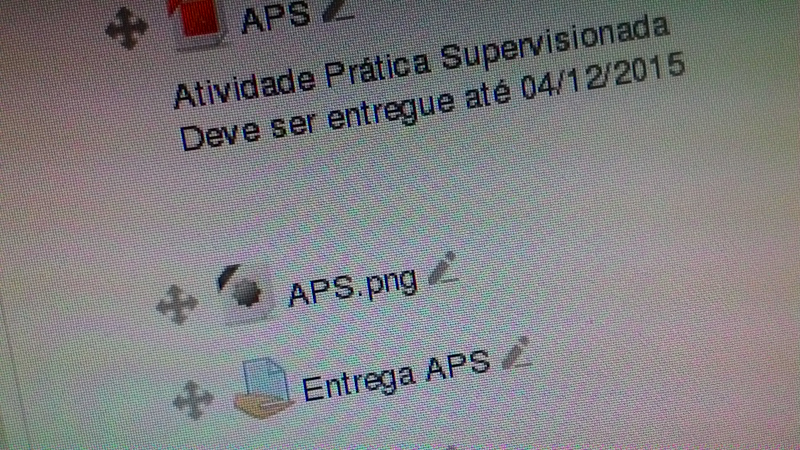
%> input picture imgs/Imagem.jpg, 1600 x 900 px (shown at 1/2 size)
$ octave projeto.m   (GNU Octave 9; MATLAB toolbox functions it lacks are replaced by stand-ins)
%> lines starting %> are read from the running program, lines starting %| are printed output that depends on the picture
pkg load image


function r = melhoraContraste(img, m, n)
  y = 0.8; # gama

  r = img .^ y; # Aplica uma opera??o
endfunction

originalRgb = im2double(imread("./imgs/Imagem.jpg"));
originalHsv = rgb2hsv(originalRgb);
%> originalHsv: size 900x1600x3 double; mean H, S, V 0.524, 0.119, 0.533

hue = originalHsv(:, :, 1);
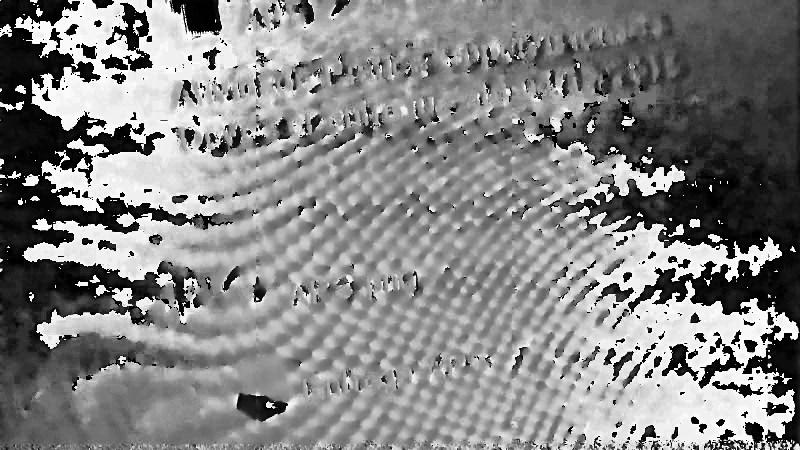
%> hue: size 900x1600 double (shown at 1/2 size); min 0, max 0.998, mean 0.524
saturation = originalHsv(:, :, 2);
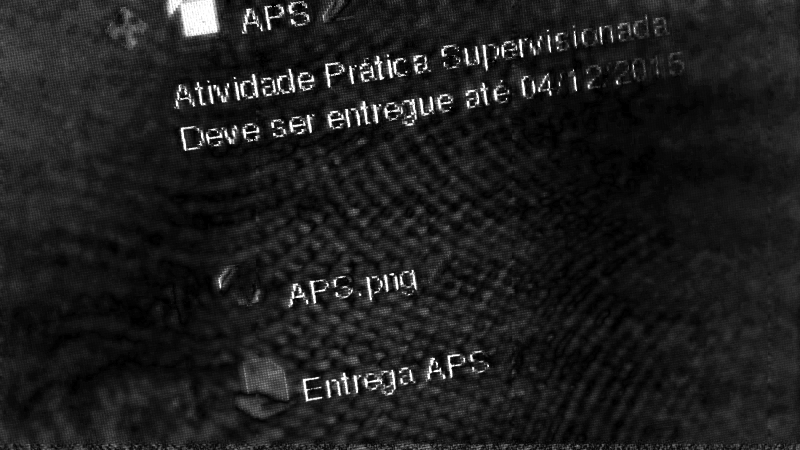
%> saturation: size 900x1600 double (shown at 1/2 size); min 0, max 1, mean 0.119
value = originalHsv(:, :, 3);


figure();
imshow(originalRgb);
imwrite(originalRgb, './steps/0_original.png');
#figure();
#imshow(originalHsv);

width = 1600;  # Comprimento equivale ao N?mero de Colunas (n)
height = 900; # Altura equivale a N?mero  de Linhas (m)
p = (2 * height); # 2m
q = (2 * width); # 2n

# As dimens?es da transformada s?o 3200x1800
fftImage = fft2(value, p, q); # Aplica a transformada

shiftedMatrix = fftshift(fftImage); # Centraliza a transformada

spectre = uint8(abs(shiftedMatrix)); # Calcula o Spectro de Fourier
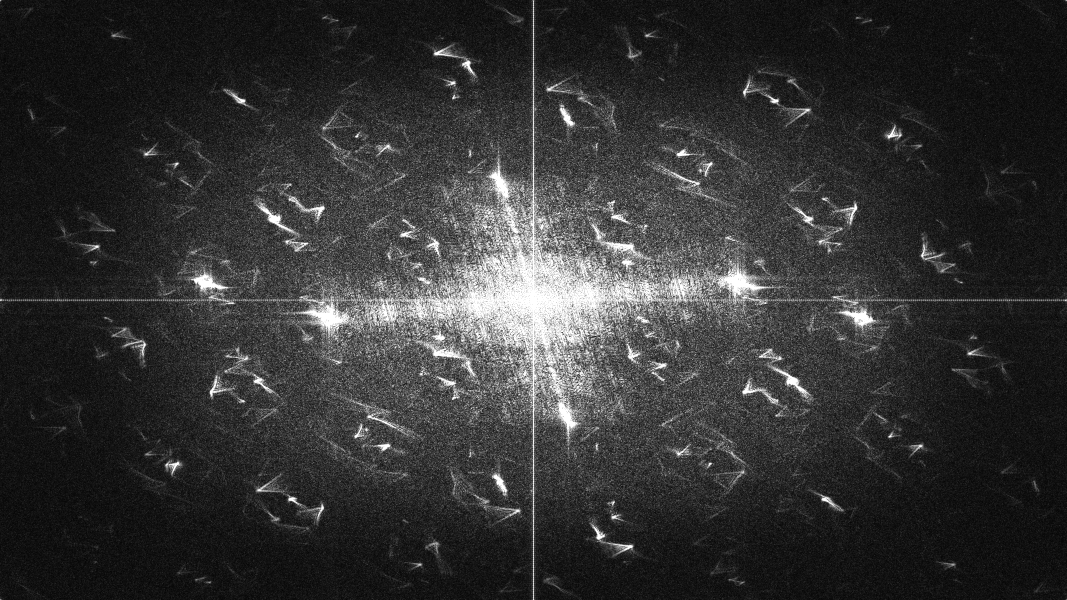
%> spectre: size 1800x3200 uint8 (shown at 1/3 size); min 0, max 255, mean 50.9

figure();
imshow(spectre);
imwrite(spectre, './steps/1_spectre.png');

filter = im2double(imread("./filter/filter.png")); # Obt?m o filtro
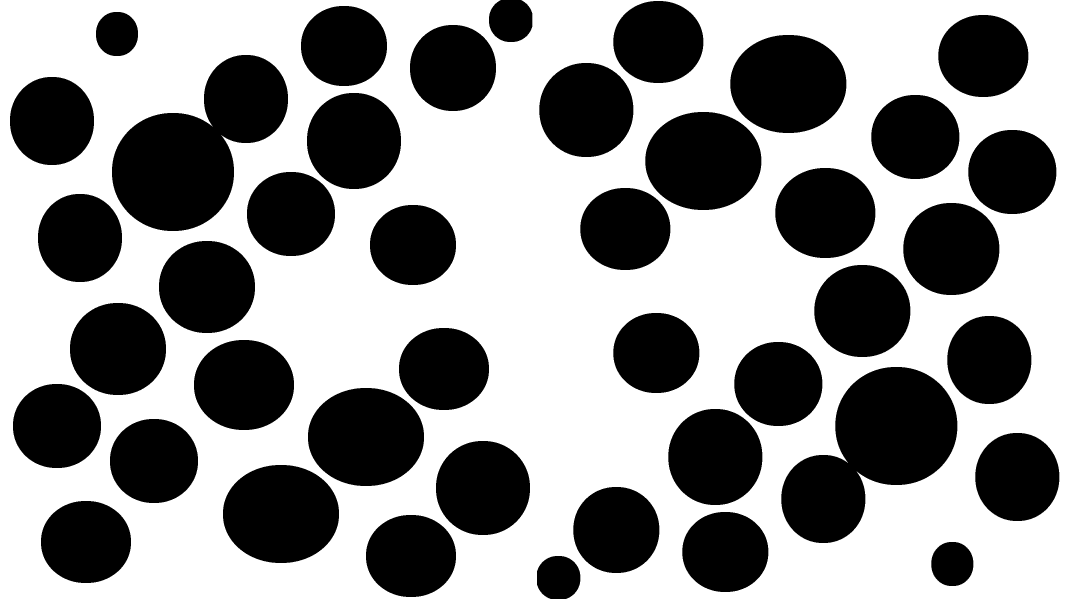
%> input picture filter/filter.png, 3200 x 1800 px (shown at 1/3 size)
imwrite(filter, './steps/2_filter.png');

filteredMatrix = shiftedMatrix .* filter; # Aplica o filtro

fspectre = uint8(abs(filteredMatrix)); # Salva o espectro com o filtro aplicado
imwrite(fspectre, './steps/3_fspectre.png');

unshiftedMatrix = ifftshift(filteredMatrix); # Descentraliza a imagem

ifftImage = real(ifft2(unshiftedMatrix)); # Aplica a transformada inversa
newValue = ifftImage(1:height, 1:width); # Obt?m a intensidade processada
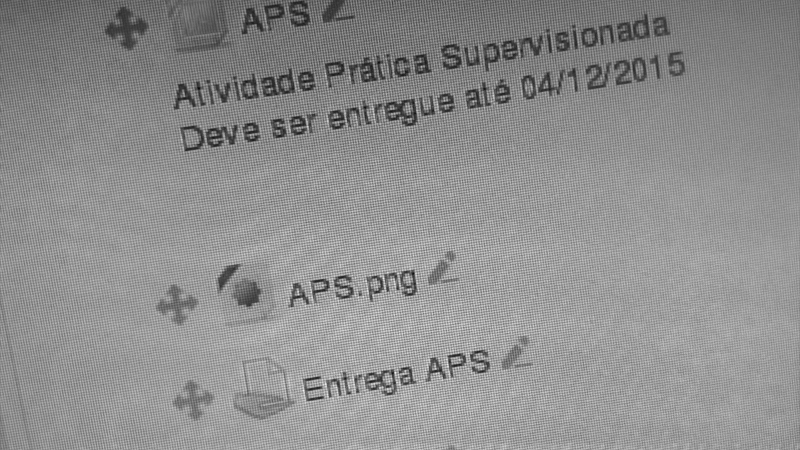
%> newValue: size 900x1600 double (shown at 1/2 size); min -0.166, max 1.08, mean 0.533; drawn with min black and max white
contrasteV = real(melhoraContraste(newValue, height, width)); # Melhora o contraste
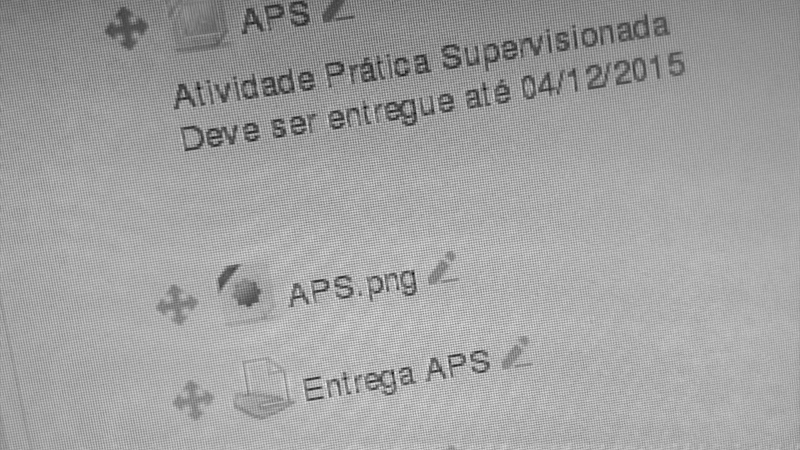
%> contrasteV: size 900x1600 double (shown at 1/2 size); min -0.193, max 1.07, mean 0.601; drawn with min black and max white

imwrite(newValue , './steps/4_newValue.png');
imwrite(contrasteV, './steps/4.1_newValueC.png');
finalResult = cat(3, hue, saturation, newValue ); # Gera a imagem final juntando os tr?s componentes
%> finalResult: size 900x1600x3 double; mean H, S, V 0.524, 0.119, 0.533

# Converte os resultados para RGB
resultImg = hsv2rgb(finalResult);
resultConstraste = hsv2rgb(cat(3, hue, saturation, contrasteV ));
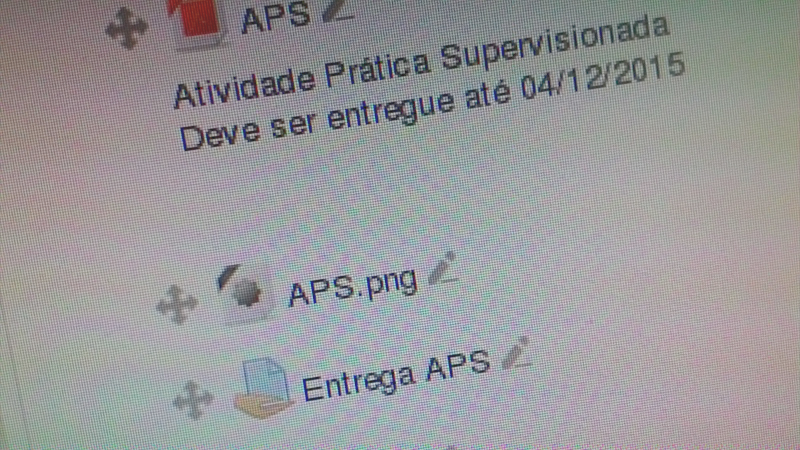
%> resultConstraste: size 900x1600x3 double (shown at 1/2 size); mean R, G, B 0.567, 0.563, 0.573; drawn with min black and max white

figure();
imshow(resultImg);
figure();
imshow(resultConstraste);

imwrite(resultImg , './steps/5_result.png');
imwrite(resultConstraste, './steps/5.1_resultC.png');
imwrite(resultImg , './output/result.png');
imwrite(resultConstraste , './output/resultMelhorado.png');
